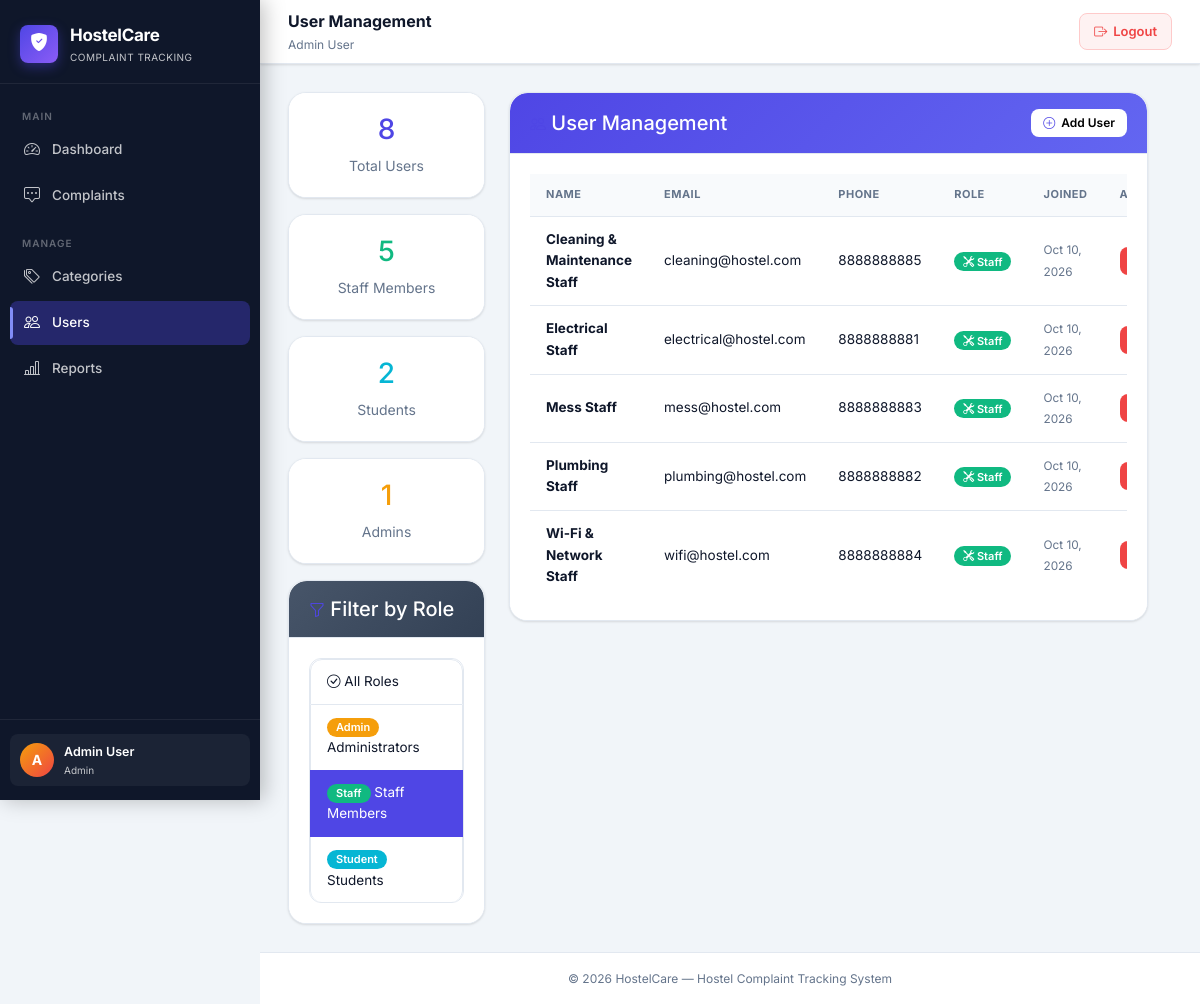
/admin/users.php?role=staff (signed in), run on an earlier commit of the app's database.
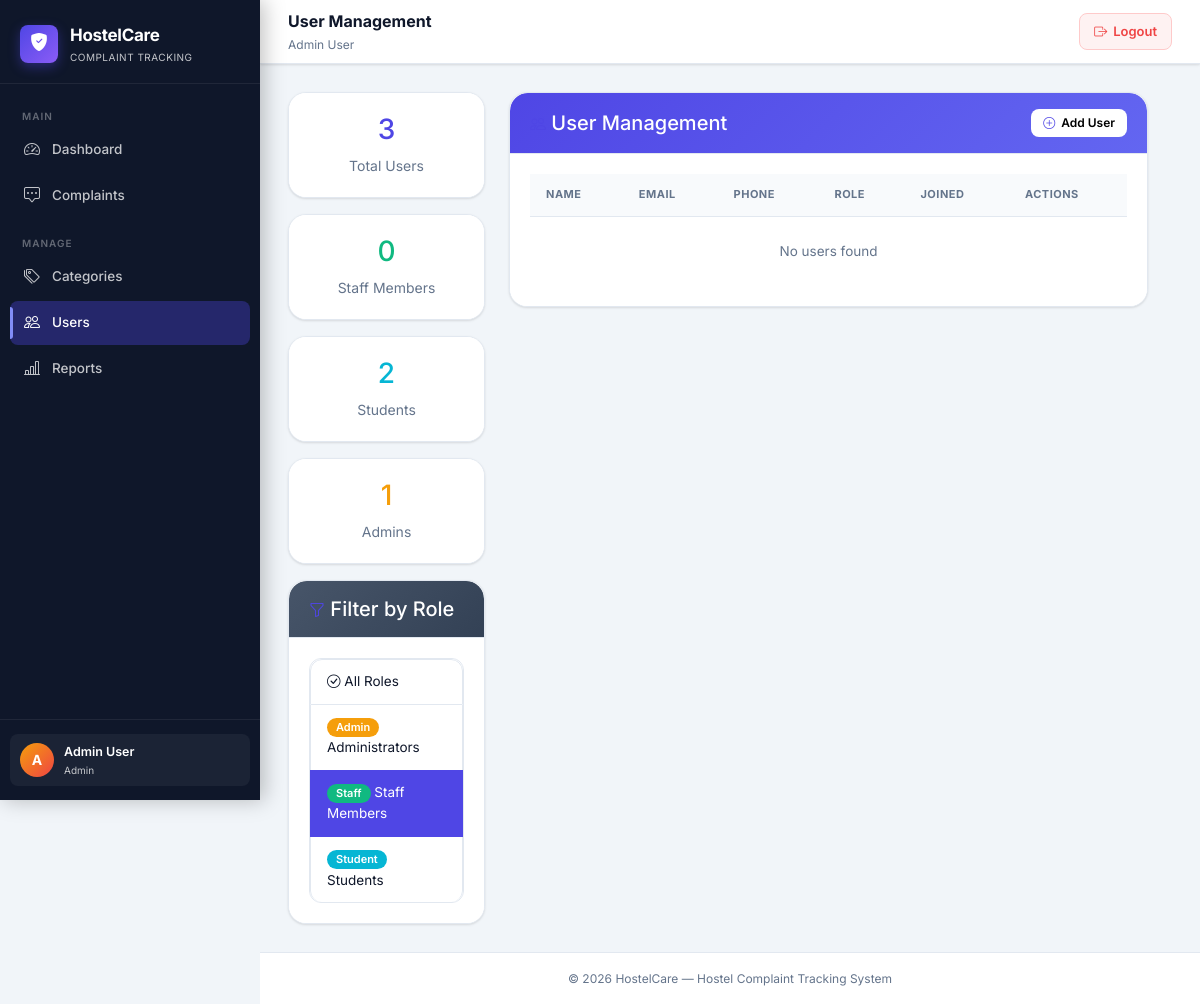
And on a later commit of the database.
### tables this page shows
CREATE TABLE IF NOT EXISTS users (
  user_id INT PRIMARY KEY AUTO_INCREMENT,
  name VARCHAR(100) NOT NULL,
  email VARCHAR(100) NOT NULL UNIQUE,
  password_hash VARCHAR(255) NOT NULL,
  role ENUM('admin','student') NOT NULL DEFAULT 'student',
  room_no VARCHAR(10),
  phone VARCHAR(15),
  created_at DATETIME DEFAULT CURRENT_TIMESTAMP,
  updated_at DATETIME DEFAULT CURRENT_TIMESTAMP ON UPDATE CURRENT_TIMESTAMP,
  INDEX idx_email (email),
  INDEX idx_role (role)
);

### admin/users.php (the view, shortened to what the changed rows need)
<?php
$pdo = getDB();
$role_filter = $_GET['role'] ?? '';
$query = 'SELECT user_id, name, email, phone, role, created_at FROM users';
$params = [];
if (!empty($role_filter) && in_array($role_filter, ['admin', 'staff', 'student'])) {
    $query .= ' WHERE role = ?';
    $params[] = $role_filter;
}
$query .= ' ORDER BY role, name';
$users_stmt = $pdo->prepare($query);
$users_stmt->execute($params);
$users = $users_stmt->fetchAll();
$role_stats = $pdo->query('
    SELECT role, COUNT(*) as count FROM users GROUP BY role
')->fetchAll(PDO::FETCH_KEY_PAIR);
include __DIR__ . '/../includes/header.php';
?>
<div class="row">
    <div class="col-lg-3">
        <div class="card shadow-sm mb-3">
            <div class="card-body text-center">
                <h3 class="text-primary"><?php echo array_sum($role_stats); ?></h3>
                <p class="text-muted mb-0">Total Users</p>
            </div>
        </div>
        <div class="card shadow-sm mb-3">
            <div class="card-body text-center">
                <h3 class="text-success"><?php echo $role_stats['staff'] ?? 0; ?></h3>
                <p class="text-muted mb-0">Staff Members</p>
            </div>
        </div>
    </div>
    <div class="col-lg-9">
        <div class="card shadow-sm">
            <div class="card-body">
                <div class="table-responsive">
                    <table class="table table-hover">
                        <thead class="table-light">
                            <tr>
                                <th>Name</th>
                                <th>Email</th>
                                <th>Phone</th>
                                <th>Role</th>
                                <th>Joined</th>
                                <th>Actions</th>
                            </tr>
                        </thead>
                        <tbody>
                            <?php if (empty($users)): ?>
                                <tr>
                                    <td colspan="6" class="text-center text-muted py-4">No users found</td>
                                </tr>
                            <?php else: ?>
                                <?php foreach ($users as $user): ?>
                                    <tr>
                                        <td>
                                            <strong><?php echo htmlspecialchars($user['name']); ?></strong>
                                        </td>
                                        <td><?php echo htmlspecialchars($user['email']); ?></td>
                                        <td><?php echo htmlspecialchars($user['phone'] ?? '-'); ?></td>
                                        <td>
                                            <?php
                                            $role_badge_class = match($user['role']) {
                                                'admin'   => 'warning',
                                                'staff'   => 'success',
                                                'student' => 'info',
                                                default   => 'secondary'
                                            };
                                            $role_icon = match($user['role']) {
                                                'admin'   => 'shield-fill',
                                                'staff'   => 'tools',
                                                'student' => 'mortarboard',
                                                default   => 'person'
                                            };
                                            ?>
                                            <span class="badge bg-<?php echo $role_badge_class; ?>">
                                                <i class="bi bi-<?php echo $role_icon; ?>"></i> <?php echo ucfirst($user['role']); ?>
                                            </span>
                                        </td>
                                        <td>
                                            <small class="text-muted">
                                                <?php echo date('M d, Y', strtotime($user['created_at'])); ?>
                                            </small>
                                        </td>
                                        <td>
                                            <?php if ($user['user_id'] !== ($_SESSION['user_id'] ?? null)): ?>
                                                <form method="POST" style="display:inline;">
                                                    <button type="submit" class="btn btn-sm btn-danger"
                                                        onclick="return confirm('Are you sure you want to delete this user?')">
                                                    </button>
                                                </form>
                                            <?php else: ?>
                                                <span class="badge bg-light text-dark">Current User</span>
                                            <?php endif; ?>
                                        </td>
                                    </tr>
                                <?php endforeach; ?>
                            <?php endif; ?>
                        </tbody>
                    </table>
                </div>
            </div>
        </div>
    </div>
</div>
<?php include __DIR__ . '/../includes/footer.php'; ?>

What changed in the data, as far as the page shows it:
removed users: name "Cleaning & Maintenance Staff", email "cleaning@hostel.com", phone "8888888885", role "Staff", created_at "Oct 10, 2026"
no longer on this page (row edited): users: name "Electrical Staff", email "electrical@hostel.com", phone "8888888881", role "Staff", created_at "Oct 10, 2026"
removed users: name "Mess Staff", email "mess@hostel.com", phone "8888888883", role "Staff", created_at "Oct 10, 2026"
no longer on this page (row edited): users: name "Plumbing Staff", email "plumbing@hostel.com", phone "8888888882", role "Staff", created_at "Oct 10, 2026"
removed users: name "Wi-Fi & Network Staff", email "wifi@hostel.com", phone "8888888884", role "Staff", created_at "Oct 10, 2026"
Also different on the page:
array_sum($role_stats): "8" → "3"
$role_stats['staff']: "5" → "0"
text now shown: "No users found"
